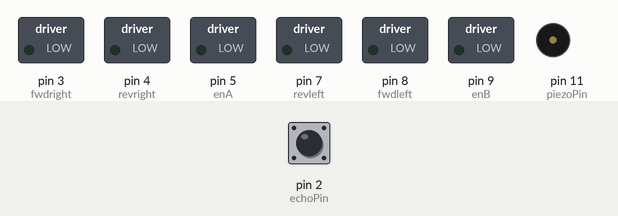
This sketch was run on a simulated Arduino Uno, built with avr-gcc and run on an emulated ATmega328P. Parts: switched loads named in the sketch (green lamp = pin HIGH), buzzer (waves = sounding). The inputs (shaded band) are chosen by the test bench; at power-on: pin 2 (echoPin) LOW. Random numbers use the default seed unless the sketch sets one; pins used as bus, display or sensor lines are not drawn.

Above: at 6.9 s.
7.0 s: pin 2 (echoPin) pulsed HIGH 2 times (0.12 s each, 0.3 s apart)
At 8.1 s:
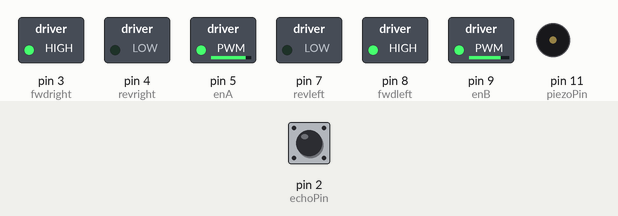
At 8.9 s:
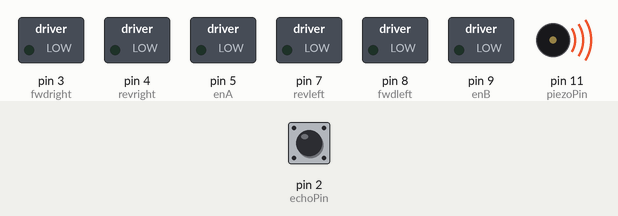
Timing chart, 0 to 16.5 s (numbered marks = the images above; inputs shaded):
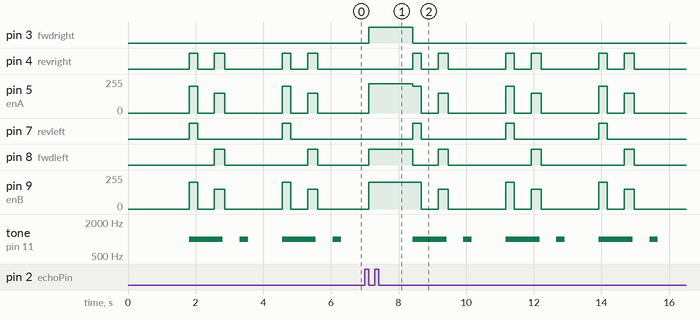

Measured:
- after the input at 7.0 s, pin 3 (fwdright): LOW → HIGH after 0.12 s, → LOW 1.3 s later
- by itself, pin 4 (revright): repeats every 2.8 s: LOW 0.50 s, HIGH 0.30 s, LOW 1.7 s, HIGH 0.25 s
- by itself, pin 5 (enA): repeats every 2.8 s: 200/255 0.25 s, 0/255 0.50 s, 150/255 0.30 s, 0/255 1.7 s
- by itself, pin 7 (revleft): alternates HIGH for 0.25 s and LOW for 2.5 s
- by itself, pin 9 (enB): repeats every 2.8 s: 0/255 0.50 s, 150/255 0.30 s, 0/255 1.7 s, 200/255 0.25 s
- by itself, tone on pin 11 (piezoPin): repeats every 2.8 s: silent 0.50 s, 1000 Hz 0.25 s, silent 1.0 s, 1000 Hz 1.0 s

The sketch:

robot_with_motor_Controller_online.ino
```cpp
int trigPin = 6;      // trig pin of HC-SR04
int echoPin = 2;     // Echo pin of HC-SR04
int piezoPin = 11;    // positive pin of passive buzzer

int enA = 5;
int enB = 9;
int revleft = 7;       //REVerse motion of Left motor
int fwdleft = 8;       //ForWarD motion of Left motor
int revright = 4;      //REVerse motion of Right motor
int fwdright = 3;      //ForWarD motion of Right motor

long duration, distance;

void setup() {

  delay(random(500,2000));   // delay for random time
  Serial.begin(9600);
  pinMode(enA, OUTPUT);
  pinMode(enB, OUTPUT);
  pinMode(revleft, OUTPUT);      // set Motor pins as output
  pinMode(fwdleft, OUTPUT);
  pinMode(revright, OUTPUT);
  pinMode(fwdright, OUTPUT);

  pinMode(trigPin, OUTPUT);         // set trig pin as output
  pinMode(echoPin, INPUT);          //set echo pin as input to capture reflected waves
}

void loop() {

  digitalWrite(trigPin, LOW);
  delayMicroseconds(2);
  digitalWrite(trigPin, HIGH);     // send waves for 10 us
  delayMicroseconds(10);
  duration = pulseIn(echoPin, HIGH); // receive reflected waves
  distance = duration / 58.2;   // convert to distance
  //delay(10);

    // If you dont get proper movements of your robot then alter the pin numbers
  if (distance > 10)
  {
    digitalWrite(fwdright, HIGH);                    // move forward
    digitalWrite(revright, LOW);
    analogWrite(enB, 200);
    digitalWrite(fwdleft, HIGH);
    digitalWrite(revleft, LOW);
    analogWrite(enA, 220);
  }

  else
  {

    digitalWrite(fwdright, LOW);  //Stop
    digitalWrite(revright, LOW);
    analogWrite(enA, 0);
    digitalWrite(fwdleft, LOW);
    digitalWrite(revleft, LOW);
    analogWrite(enB, 0);
    tone(piezoPin, 1000, 750);  //beep at 1000 Hz for 250 microseconds
    //delay(750);
    //tone(piezoPin, 1000, 250);  //beep at 1000 Hz for 250 microseconds
    digitalWrite(fwdright, LOW);      //move backward
    digitalWrite(revright, HIGH);
    analogWrite(enA, 200);
    digitalWrite(fwdleft, LOW);
    digitalWrite(revleft, HIGH);
    analogWrite(enB, 200);
    delay(250);
    //tone(piezoPin, 1000, 250);  //beep at 1000 Hz for 250 microseconds
    digitalWrite(fwdright, LOW);  //Stop
    digitalWrite(revright, LOW);
    analogWrite(enA, 0);
    digitalWrite(fwdleft, LOW);
    digitalWrite(revleft, LOW);
    analogWrite(enB, 0);
    delay(500);
    tone(piezoPin, 1000, 250);  //beep at 1000 Hz for 250 microseconds
    digitalWrite(fwdright, LOW);      //Turn
    digitalWrite(revright, HIGH);
    analogWrite(enA, 150);
    digitalWrite(fwdleft, HIGH);
    digitalWrite(revleft, LOW);
    analogWrite(enB, 150);
    delay(300);
    //tone(piezoPin, 1000, 250);  //beep at 1000 Hz for 250 microseconds
    digitalWrite(fwdright, LOW);  //Stop
    digitalWrite(revright, LOW);
    analogWrite(enA, 0);
    digitalWrite(fwdleft, LOW);
    digitalWrite(revleft, LOW);
    analogWrite(enB, 0);
    delay(450);
    tone(piezoPin, 1000, 250);  //beep at 1000 Hz for 250 microseconds
    delay(250);
  }

}
```
